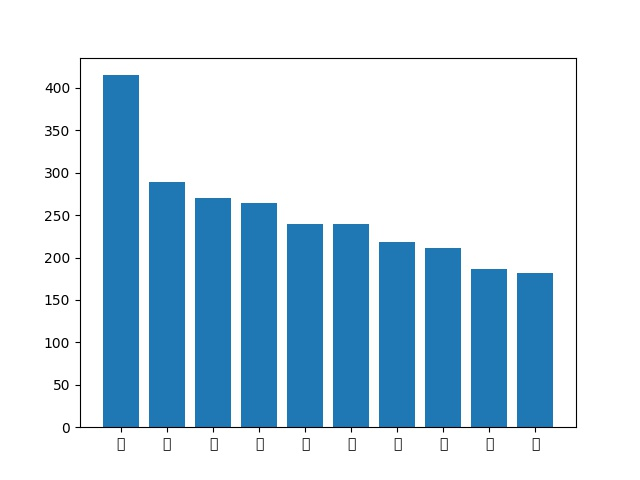

This chart was generated by the following Python code:
import collections
from knock30 import analized_dicts as d
import MeCab
import re
import matplotlib.pyplot as plt

text_path = './neko.txt'
m = MeCab.Tagger('-d /etc/alternatives/mecab-dictionary')

word_list = []
with open(text_path) as f:
	for text in f.read().split('\n'):
		if '猫' in text :
			for line in m.parse(text).split('\n'):
				if line != 'EOS' and line != '' and '猫\t' not in re.findall('.*\t', line):
					word_list.append(re.findall('.*\t', line)[0].replace('\t',''))
text_with_cat = collections.Counter(word_list).most_common()
val_ = []
key_ = []
for word in text_with_cat[:10]:
	print(word)
	key_.append(word[0])
	val_.append(word[1])

plt.bar(key_, val_)
plt.savefig('knock37.jpg')

###これのがいいかも？###
#https://qiita.com/yniji/items/3fac25c2ffa316990d0c
#mac ですが
# plt.rcParams["font.family"] = "Hiragino sans"
# を入れたらできました というご意見も